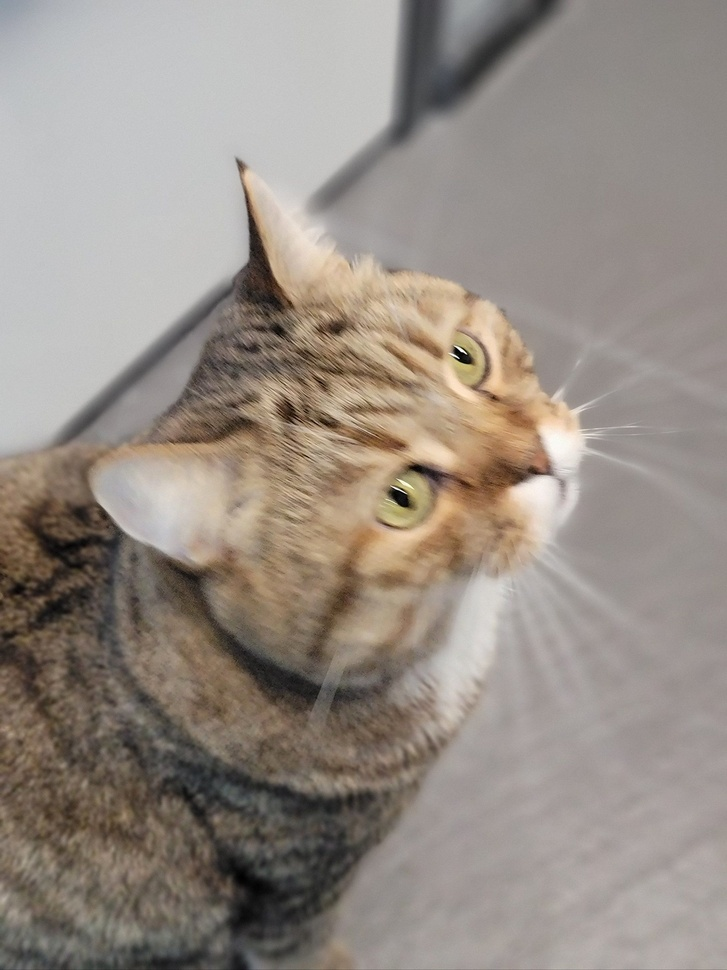
#> input picture 202512-2RedCamera/test_1.jpg, 727 x 970 px, shrunk from 2048 x 2731 before the run; its folder holds only this picture in this run
$ python red_camera.py
#> lines starting #> are read from the running program, lines starting #| are printed output that depends on the picture
from PIL import Image
import numpy as np
import os

def get_test_jpg_iterator(target_dir="."):
    """
    生成器函数：返回目录中以test_开头的JPG文件路径迭代器
    :param target_dir: 目标目录（默认当前目录）
    :return: 迭代器，逐个返回符合条件的文件绝对路径
    """
    # 遍历目录，惰性生成符合条件的文件路径
    for file in os.listdir(target_dir):
        # 严格筛选：test_开头 + .jpg后缀（兼容大小写） + 是文件
        if (file.startswith("test_") and
            file.lower().endswith(".jpg") and
            os.path.isfile(os.path.join(target_dir, file))):
            # 转为绝对路径，避免目录歧义
            abs_path = os.path.abspath(os.path.join(target_dir, file))
            yield abs_path

def median_binarization(image_path):
    """
    基于像素中位数对JPG图片进行二值化处理
    :param image_path: 输入JPG图片路径
    """
#> called with image_path = '202512-2RedCamera/test_1.jpg'
    # 打开图片并转为灰度图（便于计算像素中位数）
    try:
        img = Image.open(image_path)
#> img is the input picture: PIL image 727x970 RGB; mean R, G, B 150.2, 141, 132.9
        gray_img = img.convert('L')  # 转为8位灰度图（0-255）
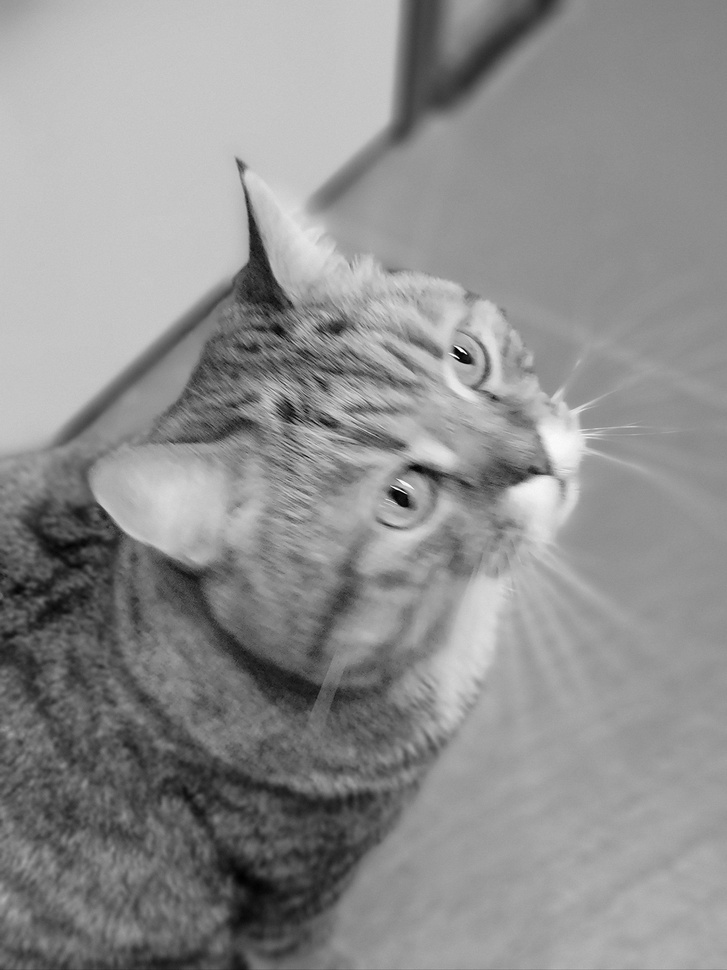
#> gray_img: PIL image 727x970 L; min 0, max 255, mean 142.8
    except Exception as e:
        print(f"打开图片失败：{e}")
        return

    # 将灰度图转为numpy数组，方便计算中位数
    img_array = np.array(gray_img)
    # 计算所有像素的中位数
    median_value = np.median(img_array)
#> median_value = 147
    print(f"图片像素中位数：{median_value}")
#| 图片像素中位数：147.0

    # 创建新的RGB图片（用于保存红黑二值化结果）
    height, width = img_array.shape
#> height = 970; width = 727
    new_img = Image.new("RGB", (width, height))
#> new_img: PIL image 727x970 RGB; every value is 0
    new_pixels = new_img.load()

    # 遍历每个像素，进行二值化并设置颜色
    for y in range(height):
        for x in range(width):
            pixel_value = img_array[y, x]
            if pixel_value > median_value:
                # 高于中位数：设为红色 (255, 0, 0)
                new_pixels[x, y] = (255, 0, 0)
            else:
                # 低于/等于中位数：设为黑色 (0, 0, 0)
                new_pixels[x, y] = (0, 0, 0)

    # 保存处理后的图片（同一目录，原文件名加"_binary"后缀）
    save_path = image_path.replace(".jpg", "_binary.jpg")
    new_img.save(save_path)
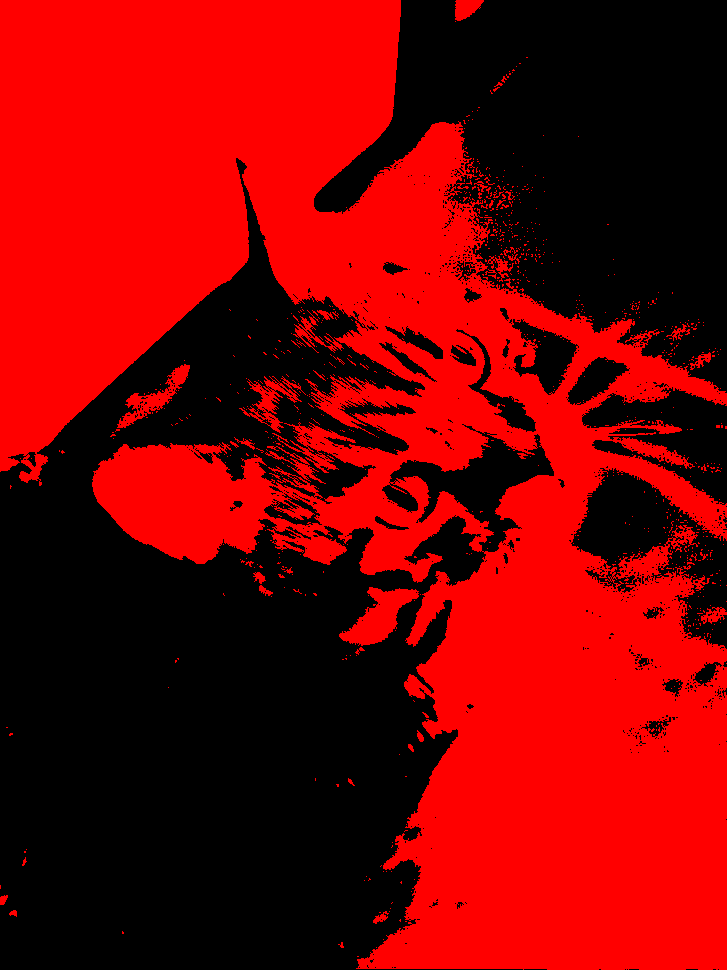
#> saved as test_1_binary.jpg: PIL image 727x970 RGB; mean R, G, B 126.4, 0, 0
    print(f"处理完成，图片已保存至：{save_path}")

# 示例调用
if __name__ == "__main__":
    # 替换为你的JPG图片路径（如："test.jpg"）
    for input_image in get_test_jpg_iterator():
    	median_binarization(input_image)

$ run again, on 202512-2RedCamera/test_2.jpg
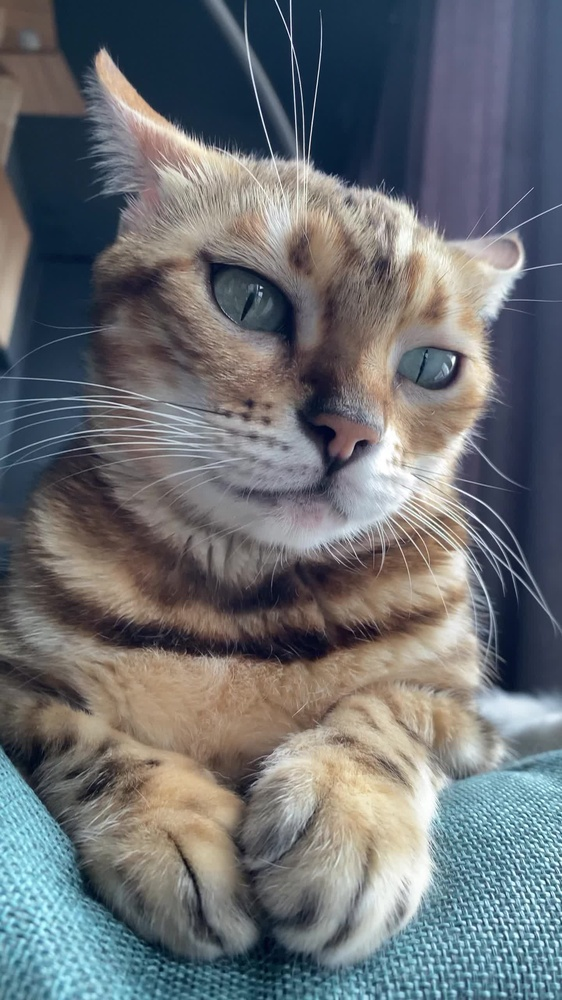
#> input picture 202512-2RedCamera/test_2.jpg, 562 x 1000 px, shrunk from 1440 x 2560 before the run
#> in median_binarization, img is the input picture: PIL image 562x1000 RGB; mean R, G, B 106.8, 110.5, 114.5
#> in median_binarization, `gray_img = img.convert('L')`:
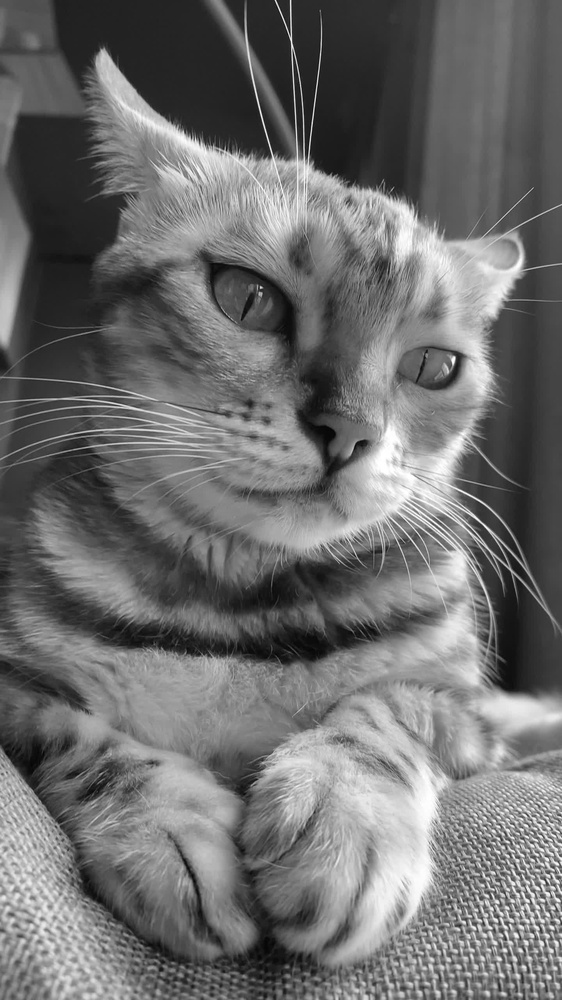
#> gray_img: PIL image 562x1000 L; min 3, max 255, mean 109.9
#> median_value = 105
#| 图片像素中位数：105.0
#> new_img: PIL image 562x1000 RGB; every value is 0
#> in median_binarization, `new_img.save(save_path)`:
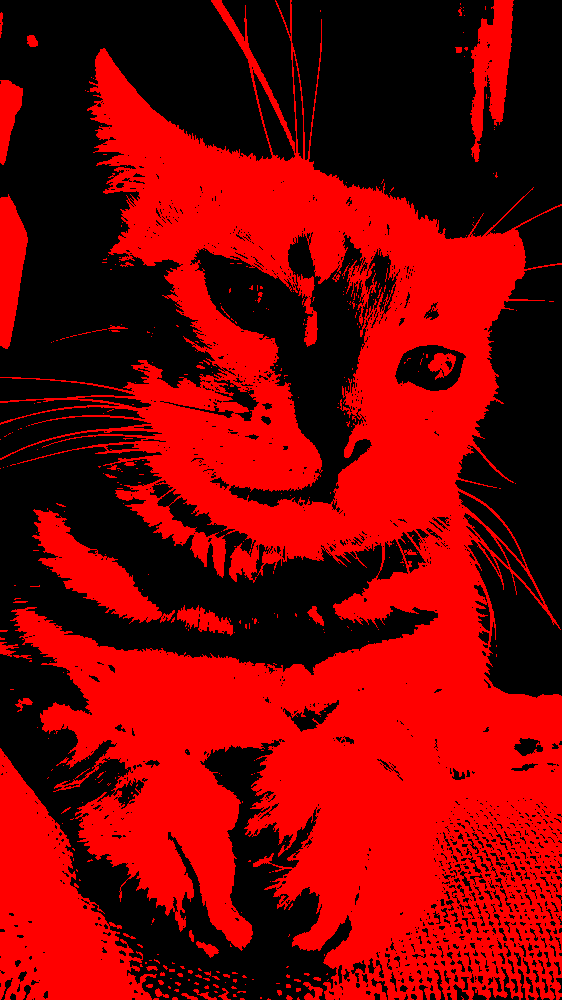
#> saved as test_2_binary.jpg: PIL image 562x1000 RGB; mean R, G, B 127, 0, 0

$ run again, on 202512-2RedCamera/test_3.jpg
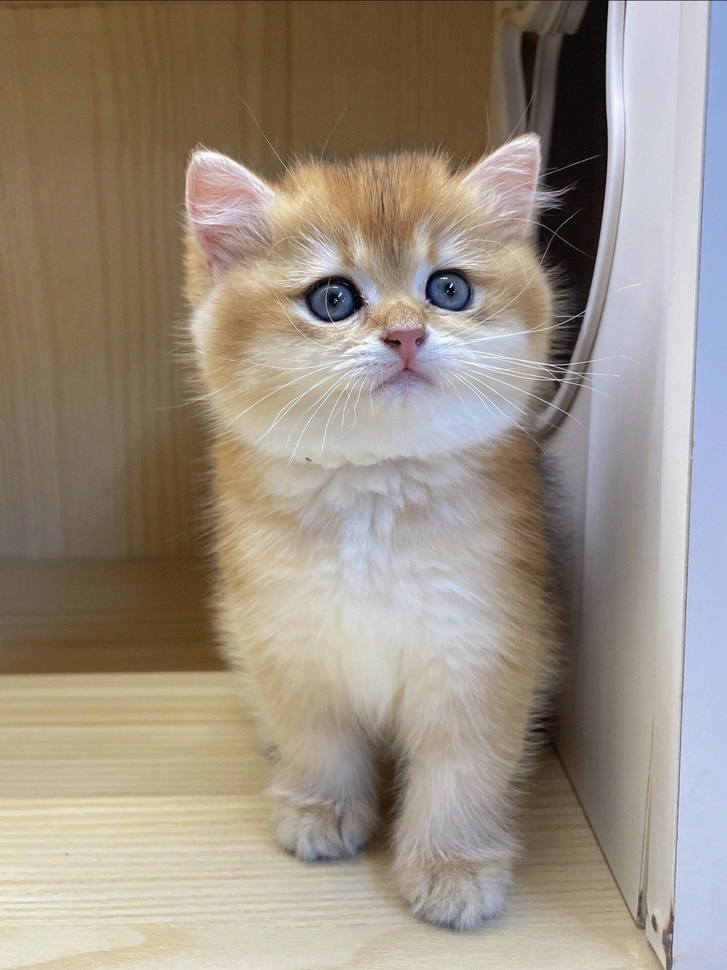
#> input picture 202512-2RedCamera/test_3.jpg, 727 x 970 px, shrunk from 1440 x 1920 before the run
#> in median_binarization, img is the input picture: PIL image 727x970 RGB; mean R, G, B 154.6, 143.3, 129.4
#> in median_binarization, `gray_img = img.convert('L')`:
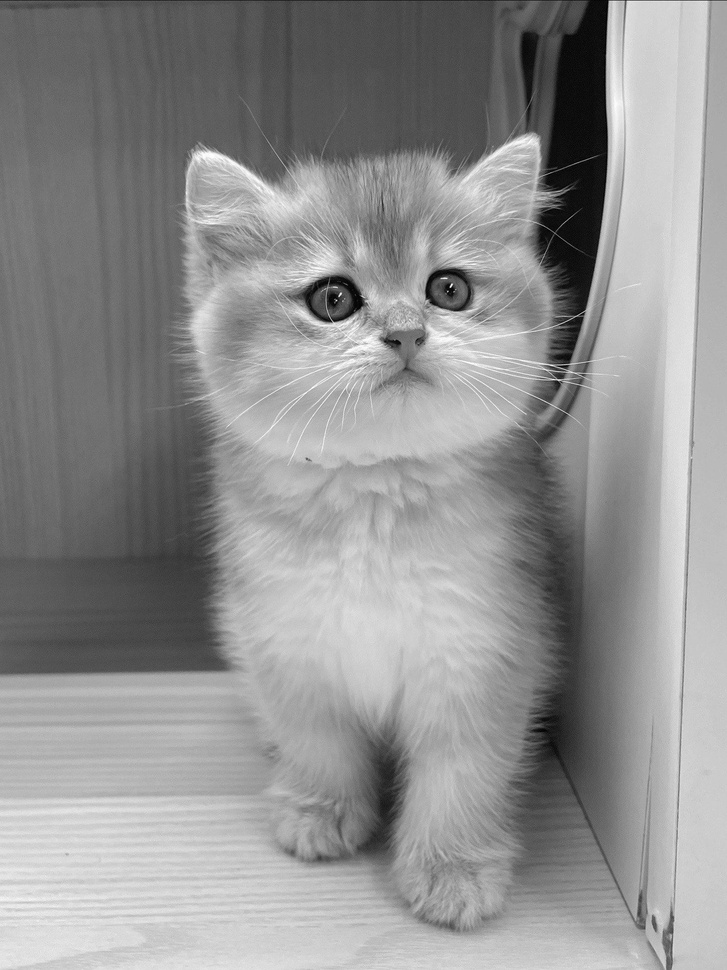
#> gray_img: PIL image 727x970 L; min 0, max 255, mean 145.1
#> median_value = 157
#| 图片像素中位数：157.0
#> new_img: PIL image 727x970 RGB; every value is 0
#> in median_binarization, `new_img.save(save_path)`:
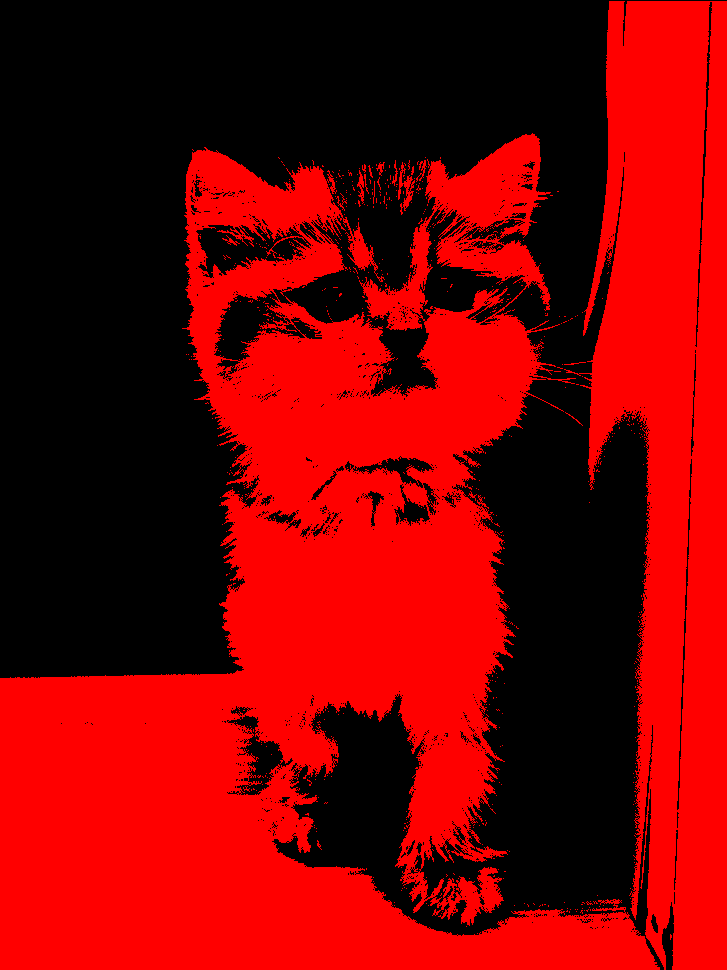
#> saved as test_3_binary.jpg: PIL image 727x970 RGB; mean R, G, B 126.4, 0, 0
